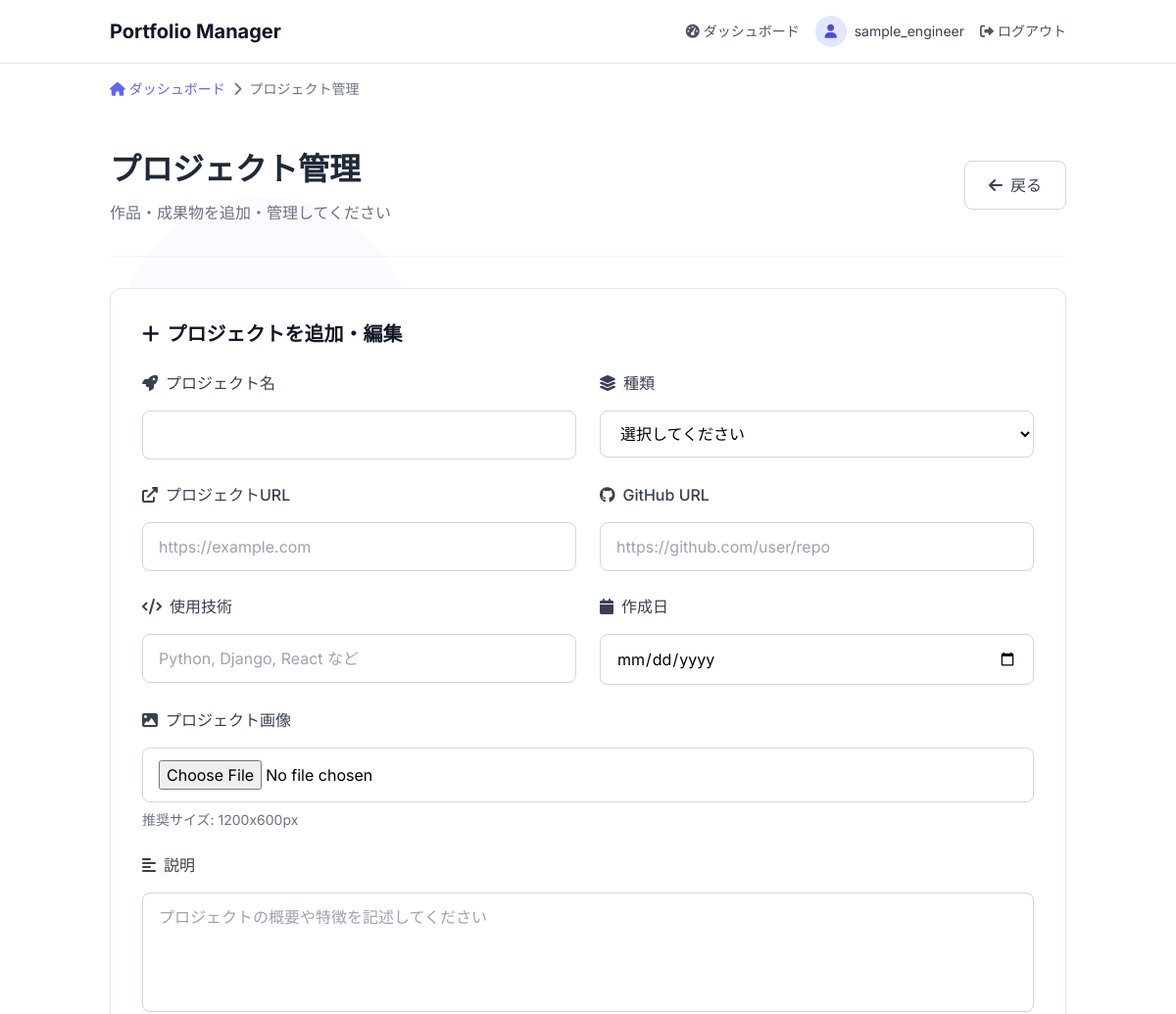
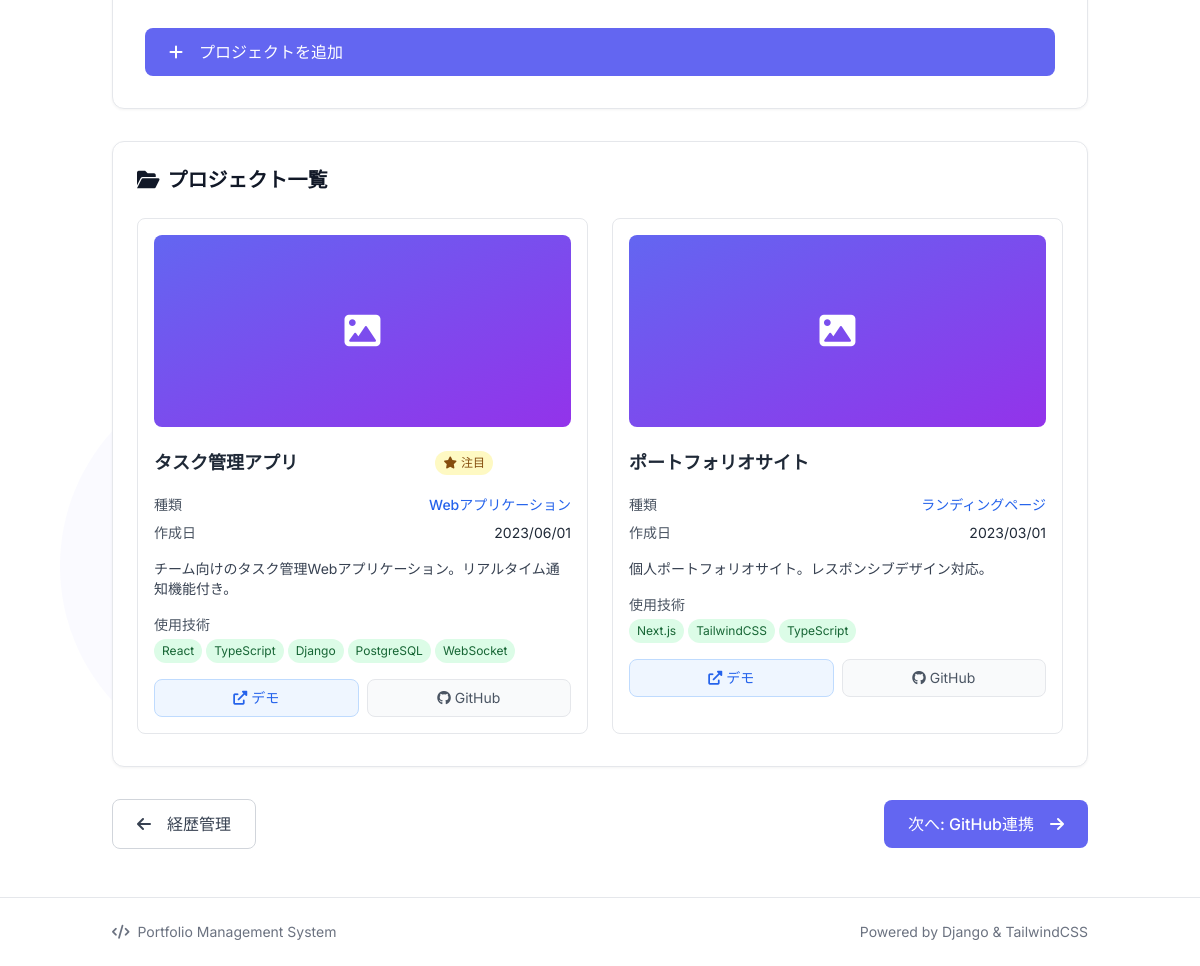
Page /portfolio/projects/ (signed in) on the committed database (2 pictures, top to bottom).
### portfolio/models.py (models this page shows, shortened)
class Project(models.Model):
    PROJECT_TYPE_CHOICES = [
        ('web', 'Webアプリケーション'),
        ('mobile', 'モバイルアプリ'),
        ('desktop', 'デスクトップアプリ'),
        ('api', 'API'),
        ('landing', 'ランディングページ'),
        ('other', 'その他'),
    ]
    profile = models.ForeignKey(Profile, on_delete=models.CASCADE, related_name='projects')
    title = models.CharField(max_length=200, verbose_name="プロジェクト名")
    project_type = models.CharField(max_length=20, choices=PROJECT_TYPE_CHOICES, verbose_name="種類")
    description = models.TextField(verbose_name="説明")
    image = models.ImageField(upload_to='projects/', verbose_name="プロジェクト画像")
    url = models.URLField(blank=True, verbose_name="URL")
    github_url = models.URLField(blank=True, verbose_name="GitHub URL")
    technologies = models.TextField(verbose_name="使用技術")
    created_date = models.DateField(verbose_name="作成日")
    display_order = models.IntegerField(default=0, verbose_name="表示順")
    is_featured = models.BooleanField(default=False, verbose_name="注目作品")
    class Meta:
        verbose_name = "プロジェクト"
        verbose_name_plural = "プロジェクト"
        ordering = ['-is_featured', 'display_order', '-created_date']

### portfolio/views.py (the view)
# urls.py: path('projects/', views.projects_manage, name='projects_manage'),
@login_required
def projects_manage(request):
    try:
        profile = Profile.objects.get(user=request.user)
    except Profile.DoesNotExist:
        messages.error(request, '先にプロフィールを作成してください。')
        return redirect('portfolio:profile_edit')
    projects = Project.objects.filter(profile=profile)
    if request.method == 'POST':
        form = ProjectForm(request.POST, request.FILES)
        if form.is_valid():
            project = form.save(commit=False)
            project.profile = profile
            project.save()
            messages.success(request, 'プロジェクトが追加されました。')
            return redirect('portfolio:projects_manage')
    else:
        form = ProjectForm()
    return render(request, 'portfolio/projects_manage.html', {
        'form': form,
        'projects': projects,
        'profile': profile
    })

### portfolio/templates/portfolio/projects_manage.html (shortened to what this page needs)
{% extends 'portfolio/base_simple.html' %}
{% load portfolio_extras %}
{% block content %}
<div class="max-w-6xl mx-auto">
    <div class="breadcrumb">
        <a href="{% url 'portfolio:dashboard' %}">
            <i class="fas fa-home"></i> ダッシュボード
        </a>
        <i class="fas fa-chevron-right"></i>
        <span>プロジェクト管理</span>
    </div>
    <div class="page-header">
        <div class="flex items-center justify-between">
            <div>
                <h1 class="page-title">プロジェクト管理</h1>
                <p class="page-subtitle">作品・成果物を追加・管理してください</p>
            </div>
            <div>
                <a href="{% url 'portfolio:dashboard' %}" class="btn-secondary">
                    <i class="fas fa-arrow-left"></i>
                    戻る
                </a>
            </div>
        </div>
    </div>
    <div class="card p-8 mb-8">
        <h2 class="text-xl font-semibold text-gray-900 mb-6">
            <i class="fas fa-plus mr-2"></i>プロジェクトを追加・編集
        </h2>
        <form method="post" enctype="multipart/form-data" class="space-y-6">
            <div class="grid grid-cols-1 md:grid-cols-2 gap-6">
                <div class="space-y-2">
                    <label for="{{ form.title.id_for_label }}" class="form-label">
                        <i class="fas fa-rocket mr-2"></i>プロジェクト名
                    </label>
                    <input type="text" id="{{ form.title.id_for_label }}" name="{{ form.title.name }}"
                           value="{% if form.title.value %}{{ form.title.value }}{% endif %}"
                           class="form-input" required>
                </div>
                <div class="space-y-2">
                    <label for="{{ form.project_type.id_for_label }}" class="form-label">
                        <i class="fas fa-layer-group mr-2"></i>種類
                    </label>
                    <select id="{{ form.project_type.id_for_label }}" name="{{ form.project_type.name }}" class="form-input">
                        <option value="">選択してください</option>
                    </select>
                </div>
            </div>
            <div class="grid grid-cols-1 md:grid-cols-2 gap-6">
                <div class="space-y-2">
                    <label for="{{ form.url.id_for_label }}" class="form-label">
                        <i class="fas fa-external-link-alt mr-2"></i>プロジェクトURL
                    </label>
                    <input type="url" id="{{ form.url.id_for_label }}" name="{{ form.url.name }}"
                           value="{% if form.url.value %}{{ form.url.value }}{% endif %}"
                           class="form-input" placeholder="https://example.com">
                </div>
                <div class="space-y-2">
                    <label for="{{ form.github_url.id_for_label }}" class="form-label">
                        <i class="fab fa-github mr-2"></i>GitHub URL
                    </label>
                    <input type="url" id="{{ form.github_url.id_for_label }}" name="{{ form.github_url.name }}"
                           value="{% if form.github_url.value %}{{ form.github_url.value }}{% endif %}"
                           class="form-input" placeholder="https://github.com/user/repo">
                </div>
            </div>
            <div class="grid grid-cols-1 md:grid-cols-2 gap-6">
                <div class="space-y-2">
                    <label for="{{ form.technologies.id_for_label }}" class="form-label">
                        <i class="fas fa-code mr-2"></i>使用技術
                    </label>
                    <input type="text" id="{{ form.technologies.id_for_label }}" name="{{ form.technologies.name }}"
                           value="{% if form.technologies.value %}{{ form.technologies.value }}{% endif %}"
                           class="form-input" placeholder="Python, Django, React など">
                </div>
                <div class="space-y-2">
                    <label for="{{ form.created_date.id_for_label }}" class="form-label">
                        <i class="fas fa-calendar mr-2"></i>作成日
                    </label>
                    <input type="date" id="{{ form.created_date.id_for_label }}" name="{{ form.created_date.name }}"
                           value="{% if form.created_date.value %}{{ form.created_date.value }}{% endif %}"
                           class="form-input">
                </div>
            </div>
            <div class="space-y-2">
                <label for="{{ form.image.id_for_label }}" class="form-label">
                    <i class="fas fa-image mr-2"></i>プロジェクト画像
                </label>
                <input type="file" id="{{ form.image.id_for_label }}" name="{{ form.image.name }}" accept="image/*"
                       class="form-input">
                <div class="text-sm text-gray-500">推奨サイズ: 1200x600px</div>
            </div>
            <div class="space-y-2">
                <label for="{{ form.description.id_for_label }}" class="form-label">
                    <i class="fas fa-align-left mr-2"></i>説明
                </label>
                <textarea id="{{ form.description.id_for_label }}" name="{{ form.description.name }}" rows="4"
                          class="form-input resize-none"
                          placeholder="プロジェクトの概要や特徴を記述してください"
                          required>{% if form.description.value %}{{ form.description.value }}{% endif %}</textarea>
            </div>
            <div class="flex space-x-4">
                <button type="submit" class="btn-primary flex-1">
                    <i class="fas fa-plus mr-2"></i>プロジェクトを追加
                </button>
            </div>
        </form>
    </div>
    <div class="space-y-6">
            {% if projects %}
                <div class="card p-6">
                    <h3 class="text-xl font-semibold text-gray-900 mb-6">
                        <i class="fas fa-folder-open mr-2 "></i>プロジェクト一覧
                    </h3>
                    <div class="grid grid-cols-1 md:grid-cols-2 gap-6">
                        {% for project in projects %}
                        <div class="table-row group">
                            {% if project.image %}
                                <img src="{{ project.image.url }}" alt="{{ project.title }}" class="w-full h-48 object-cover rounded-lg mb-4">
                            {% else %}
                                <div class="w-full h-48 bg-gradient-to-br from-indigo-500 to-purple-600 flex items-center justify-center rounded-lg mb-4">
                                    <i class="fas fa-image text-white text-4xl"></i>
                                </div>
                            {% endif %}
                            <div>
                                <div class="flex items-center justify-between mb-3">
                                    <h4 class="text-lg font-semibold text-gray-800">{{ project.title }}</h4>
                                    <div class="flex items-center space-x-2">
                                        {% if project.is_featured %}
                                            <span class="px-2 py-1 bg-yellow-100 text-yellow-800 rounded-full text-xs font-medium">
                                                <i class="fas fa-star mr-1"></i>注目
                                            </span>
                                        {% endif %}
                                    </div>
                                </div>
                                <div class="space-y-2 mb-4">
                                    <div class="flex justify-between text-sm">
                                        <span class="text-gray-600">種類</span>
                                        <span class="text-blue-600 font-medium">{{ project.get_project_type_display }}</span>
                                    </div>
                                    <div class="flex justify-between text-sm">
                                        <span class="text-gray-600">作成日</span>
                                        <span class="text-gray-800">{{ project.created_date|date:"Y/m/d" }}</span>
                                    </div>
                                </div>
                                <p class="text-gray-700 text-sm mb-4">{{ project.description|truncatewords:15 }}</p>
                                <div class="mb-4">
                                    <div class="text-sm text-gray-600 mb-1">使用技術</div>
                                    <div class="flex flex-wrap gap-1">
                                        {% for tech in project.technologies|split:',' %}
                                            <span class="px-2 py-1 bg-green-100 text-green-800 rounded-full text-xs">
                                                {{ tech|striptags|truncatewords:1 }}
                                            </span>
                                        {% endfor %}
                                    </div>
                                </div>
                                <div class="flex space-x-2">
                                    {% if project.url %}
                                        <a href="{{ project.url }}" target="_blank" class="flex-1 px-3 py-2 bg-blue-50 text-blue-600 rounded-lg hover:bg-blue-100 transition-all duration-300 text-center text-sm border border-blue-200">
                                            <i class="fas fa-external-link-alt mr-1"></i>デモ
                                        </a>
                                    {% endif %}
                                    {% if project.github_url %}
                                        <a href="{{ project.github_url }}" target="_blank" class="flex-1 px-3 py-2 bg-gray-50 text-gray-600 rounded-lg hover:bg-gray-100 transition-all duration-300 text-center text-sm border border-gray-200">
                                            <i class="fab fa-github mr-1"></i>GitHub
                                        </a>
                                    {% endif %}
                                </div>
                            </div>
                        </div>
                        {% endfor %}
                    </div>
                </div>
            {% endif %}
        </div>
    </div>
    <div class="flex justify-between items-center mt-8">
        <a href="{% url 'portfolio:experiences_manage' %}" class="btn-secondary">
            <i class="fas fa-arrow-left mr-2"></i>経歴管理
        </a>
        <a href="{% url 'portfolio:github_manage' %}" class="btn-primary">
            次へ: GitHub連携<i class="fas fa-arrow-right ml-2"></i>
        </a>
    </div>
</div>
{% endblock %}

### portfolio/templates/portfolio/base_simple.html (shortened to what this page needs)
<!DOCTYPE html>
<html lang="ja">
<head>
    <script src="https://cdn.tailwindcss.com"></script>
    <link href="https://cdnjs.cloudflare.com/ajax/libs/font-awesome/6.0.0/css/all.min.css" rel="stylesheet">
</head>
<body>
    <div class="bg-3d">
    </div>
    <nav class="nav-bar">
        <div class="container">
            <div class="flex items-center justify-between">
                <div class="flex items-center space-x-4">
                    <a href="{% url 'portfolio:dashboard' %}" class="text-xl font-bold text-gray-900 hover:text-indigo-600 transition-colors">Portfolio Manager</a>
                </div>
                <div class="flex items-center space-x-4">
                    <a href="{% url 'portfolio:dashboard' %}" class="text-gray-600 hover:text-gray-900 text-sm">
                        <i class="fas fa-tachometer-alt mr-1"></i>ダッシュボード
                    </a>
                    {% if user.is_authenticated %}
                        <div class="flex items-center space-x-2">
                            <div class="w-8 h-8 bg-indigo-100 rounded-full flex items-center justify-center">
                                <i class="fas fa-user text-indigo-600 text-sm"></i>
                            </div>
                            <span class="text-sm text-gray-700">{{ user.username }}</span>
                        </div>
                        <a href="{% url 'portfolio:logout' %}" class="text-gray-600 hover:text-gray-900 text-sm">
                            <i class="fas fa-sign-out-alt mr-1"></i>ログアウト
                        </a>
                    {% endif %}
                </div>
            </div>
        </div>
    </nav>
    <div class="main-content">
        <div class="container">
            {% block content %}{% endblock %}
        </div>
    <footer class="border-t border-gray-200 py-6 mt-12" style="background: rgba(255, 255, 255, 0.95);">
        <div class="container">
            <div class="flex items-center justify-between text-sm text-gray-500">
                <div>
                    <i class="fas fa-code mr-2"></i>Portfolio Management System
                </div>
                <div>
                    Powered by Django & TailwindCSS
                </div>
            </div>
        </div>
    </footer>
</body>
</html>

### rows in the picture
Project: title "タスク管理アプリ", is_featured True (drawn), project_type "Webアプリケーション", created_date "2023/06/01", description "チーム向けのタスク管理Webアプリケーション。リアルタイム通知機能付き。", technologies "React" "TypeScript" "Django" "PostgreSQL" "WebSocket"
Project: title "ポートフォリオサイト", project_type "ランディングページ", created_date "2023/03/01", description "個人ポートフォリオサイト。レスポンシブデザイン対応。", technologies "Next.js" "TailwindCSS" "TypeScript"

### other values in the picture
{{ user.username }} "sample_engineer"
